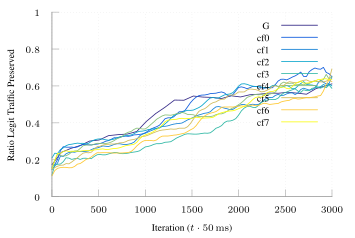

Reproduce this figure in gnuplot.
set terminal tikz standalone color size 9cm,6cm font '\scriptsize' preamble '\usepackage{microtype} \usepackage{times} \usepackage[T1]{fontenc} \usepackage{siunitx}\sisetup{detect-all}'
set output "ftprep-combine-good.tex"

load "parula.pal"

set style line 102 lc rgb '#a0a0a0' lt 1 lw 1
set border ls 102
set colorbox border 102
set key textcolor rgb "black"
set tics textcolor rgb "black"
set label textcolor rgb "black"

set border 3
set grid x y
set xtics nomirror
set ytics nomirror

#set key autotitle columnhead
set datafile separator ","

set xlabel "Iteration ($t \\cdot{} \\SI{50}{\\milli\\second}$)"
set ylabel "Ratio Legit Traffic Preserved"

set yrange [0.0:1.0]
set xrange [0.0:3000.0]

plot '../results/ft-g-avg.csv' u 1:3 w lines smooth sbezier title "G", \
     '../results/ft-combine-f0-avg.csv' u 1:3 w lines smooth sbezier title "cf0", \
     '../results/ft-combine-f1-avg.csv' u 1:3 w lines smooth sbezier title "cf1", \
     '../results/ft-combine-f2-avg.csv' u 1:3 w lines smooth sbezier title "cf2", \
     '../results/ft-combine-f3-avg.csv' u 1:3 w lines smooth sbezier title "cf3", \
     '../results/ft-combine-f4-avg.csv' u 1:3 w lines smooth sbezier title "cf4", \
     '../results/ft-combine-f5-avg.csv' u 1:3 w lines smooth sbezier title "cf5", \
     '../results/ft-combine-f6-avg.csv' u 1:3 w lines smooth sbezier title "cf6", \
     '../results/ft-combine-f7-avg.csv' u 1:3 w lines smooth sbezier title "cf7"
